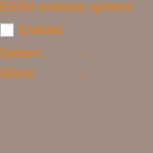
<?xml version="1.0" encoding="UTF-8"?>
<ui version="4.0">
    <class>Form</class>
    <widget class="QWidget" name="Form">
        <property name="geometry">
            <rect>
                <x>0</x>
                <y>0</y>
                <width>153</width>
                <height>153</height>
            </rect>
        </property>
        <property name="sizePolicy">
            <sizepolicy hsizetype="Minimum" vsizetype="Minimum">
                <horstretch>0</horstretch>
                <verstretch>0</verstretch>
            </sizepolicy>
        </property>
        <property name="palette">
            <palette>
                <active>
                    <colorrole role="Base">
                        <brush brushstyle="SolidPattern">
                            <color alpha="255">
                                <red>255</red>
                                <green>255</green>
                                <blue>255</blue>
                            </color>
                        </brush>
                    </colorrole>
                    <colorrole role="Window">
                        <brush brushstyle="SolidPattern">
                            <color alpha="100">
                                <red>104</red>
                                <green>76</green>
                                <blue>61</blue>
                            </color>
                        </brush>
                    </colorrole>
                </active>
                <inactive>
                    <colorrole role="Base">
                        <brush brushstyle="SolidPattern">
                            <color alpha="255">
                                <red>255</red>
                                <green>255</green>
                                <blue>255</blue>
                            </color>
                        </brush>
                    </colorrole>
                    <colorrole role="Window">
                        <brush brushstyle="SolidPattern">
                            <color alpha="100">
                                <red>104</red>
                                <green>76</green>
                                <blue>61</blue>
                            </color>
                        </brush>
                    </colorrole>
                </inactive>
                <disabled>
                    <colorrole role="Base">
                        <brush brushstyle="SolidPattern">
                            <color alpha="100">
                                <red>104</red>
                                <green>76</green>
                                <blue>61</blue>
                            </color>
                        </brush>
                    </colorrole>
                    <colorrole role="Window">
                        <brush brushstyle="SolidPattern">
                            <color alpha="100">
                                <red>104</red>
                                <green>76</green>
                                <blue>61</blue>
                            </color>
                        </brush>
                    </colorrole>
                </disabled>
            </palette>
        </property>
        <property name="windowTitle">
            <string>Form</string>
        </property>
        <property name="autoFillBackground">
            <bool>true</bool>
        </property>
        <layout class="QVBoxLayout" name="verticalLayout">
            <property name="leftMargin">
                <number>0</number>
            </property>
            <property name="topMargin">
                <number>0</number>
            </property>
            <property name="rightMargin">
                <number>0</number>
            </property>
            <property name="bottomMargin">
                <number>0</number>
            </property>
            <item>
                <widget class="QLabel" name="label">
                    <property name="sizePolicy">
                        <sizepolicy hsizetype="Minimum" vsizetype="Preferred">
                            <horstretch>0</horstretch>
                            <verstretch>0</verstretch>
                        </sizepolicy>
                    </property>
                    <property name="styleSheet">
                        <string notr="true">color: rgb(240, 123, 5);</string>
                    </property>
                    <property name="text">
                        <string>EDSM unknown systems</string>
                    </property>
                </widget>
            </item>
            <item>
                <widget class="QCheckBox" name="enabled_checkbox">
                    <property name="sizePolicy">
                        <sizepolicy hsizetype="Minimum" vsizetype="Fixed">
                            <horstretch>0</horstretch>
                            <verstretch>0</verstretch>
                        </sizepolicy>
                    </property>
                    <property name="styleSheet">
                        <string notr="true">color: rgb(240, 123, 5);</string>
                    </property>
                    <property name="text">
                        <string>Enabled</string>
                    </property>
                </widget>
            </item>
            <item>
                <layout class="QHBoxLayout" name="horizontalLayout">
                    <item>
                        <widget class="QLabel" name="label_2">
                            <property name="sizePolicy">
                                <sizepolicy hsizetype="Minimum" vsizetype="Preferred">
                                    <horstretch>0</horstretch>
                                    <verstretch>0</verstretch>
                                </sizepolicy>
                            </property>
                            <property name="styleSheet">
                                <string notr="true">color: rgb(240, 123, 5);</string>
                            </property>
                            <property name="text">
                                <string>System:</string>
                            </property>
                        </widget>
                    </item>
                    <item>
                        <widget class="QLabel" name="system_label">
                            <property name="sizePolicy">
                                <sizepolicy hsizetype="Minimum" vsizetype="Preferred">
                                    <horstretch>0</horstretch>
                                    <verstretch>0</verstretch>
                                </sizepolicy>
                            </property>
                            <property name="styleSheet">
                                <string notr="true">color: rgb(240, 123, 5);</string>
                            </property>
                            <property name="text">
                                <string>...</string>
                            </property>
                        </widget>
                    </item>
                </layout>
            </item>
            <item>
                <layout class="QHBoxLayout" name="horizontalLayout_2">
                    <item>
                        <widget class="QLabel" name="label_4">
                            <property name="sizePolicy">
                                <sizepolicy hsizetype="Minimum" vsizetype="Preferred">
                                    <horstretch>0</horstretch>
                                    <verstretch>0</verstretch>
                                </sizepolicy>
                            </property>
                            <property name="styleSheet">
                                <string notr="true">color: rgb(240, 123, 5);</string>
                            </property>
                            <property name="text">
                                <string>Status:</string>
                            </property>
                        </widget>
                    </item>
                    <item>
                        <widget class="QLabel" name="status_label">
                            <property name="sizePolicy">
                                <sizepolicy hsizetype="Minimum" vsizetype="Preferred">
                                    <horstretch>0</horstretch>
                                    <verstretch>0</verstretch>
                                </sizepolicy>
                            </property>
                            <property name="styleSheet">
                                <string notr="true">QLabel {
                                    color: rgb(240, 123, 5);
                                    }


                                    QLabel[status=false]l {
                                    color: rgb(2, 158, 76)
                                    }

                                    QLabel[status=true]l {
                                    color: rgb(0, 179, 247)
                                    }
                                </string>
                            </property>
                            <property name="text">
                                <string>...</string>
                            </property>
                        </widget>
                    </item>
                </layout>
            </item>
            <item>
                <spacer name="verticalSpacer">
                    <property name="orientation">
                        <enum>Qt::Vertical</enum>
                    </property>
                    <property name="sizeType">
                        <enum>QSizePolicy::MinimumExpanding</enum>
                    </property>
                    <property name="sizeHint" stdset="0">
                        <size>
                            <width>20</width>
                            <height>0</height>
                        </size>
                    </property>
                </spacer>
            </item>
        </layout>
    </widget>
    <resources/>
    <connections/>
</ui>
